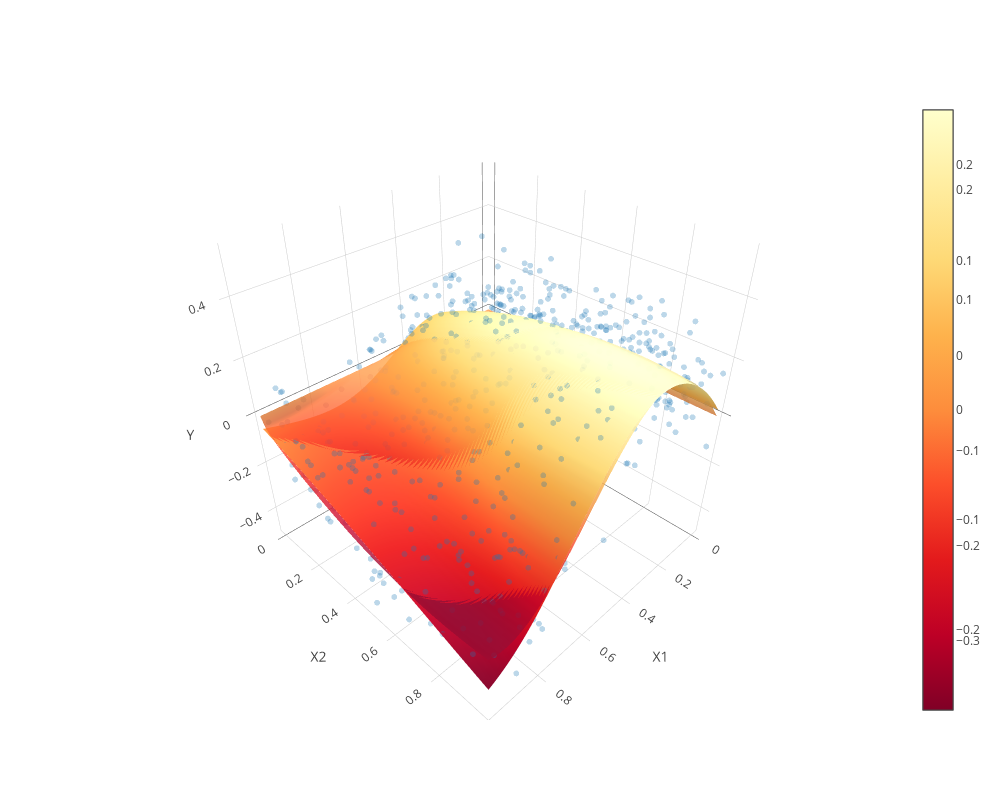

The notebook cell this image was saved under:
### Markdown cell above
The loss or error function typically used when using an MLP for regression is
our now familiar mean squared error loss function:

$$
{||y - \hat{y}||_2}^2
$$

where $ \hat{y} $ is the output of the neural network.

Here we fit a neural network to the same simulated data that we used
in the random forests section.

### Code cell
from sklearn import neural_network
nn = neural_network.MLPRegressor((6,), activation="logistic",
                                 verbose=True, solver="lbfgs",
                                 alpha=0.0).fit(Xsim,ysim)
fig=surface_scatter_plot(Xsim,ysim,lambda x: nn.predict([x]), show_f0=True)
py.iplot(fig)

### Figure 1 — Plotly figure (JSON) as saved in the notebook; plotly's stock layout.template omitted (floating-point values rounded to 4 significant figures; data arrays with more than 128 entries replaced by an {"elided": "..."} marker saying what was removed)
{"data": [{"marker": {"opacity": 0.3, "size": 2}, "mode": "markers", "type": "scatter3d", "uid": "19ef83f8-b3be-4200-a754-7437b24e3d91", "x": {"elided": "1000 float values"}, "y": {"elided": "1000 float values"}, "z": {"elided": "1000 float values"}}, {"colorscale": "YlOrRd", "opacity": 1, "type": "surface", "uid": "5058aed6-e522-4ea0-99d9-d6b1e5e5bb27", "x": [0, 0.02041, 0.04082, 0.06122, 0.08163, 0.102, 0.1224, 0.1429, 0.1633, 0.1837, 0.2041, 0.2245, 0.2449, 0.2653, 0.2857, 0.3061, 0.3265, 0.3469, 0.3673, 0.3878, 0.4082, 0.4286, 0.449, 0.4694, 0.4898, 0.5102, 0.5306, 0.551, 0.5714, 0.5918, 0.6122, 0.6327, 0.6531, 0.6735, 0.6939, 0.7143, 0.7347, 0.7551, 0.7755, 0.7959, 0.8163, 0.8367, 0.8571, 0.8776, 0.898, 0.9184, 0.9388, 0.9592, 0.9796, 1], "y": [0, 0.02041, 0.04082, 0.06122, 0.08163, 0.102, 0.1224, 0.1429, 0.1633, 0.1837, 0.2041, 0.2245, 0.2449, 0.2653, 0.2857, 0.3061, 0.3265, 0.3469, 0.3673, 0.3878, 0.4082, 0.4286, 0.449, 0.4694, 0.4898, 0.5102, 0.5306, 0.551, 0.5714, 0.5918, 0.6122, 0.6327, 0.6531, 0.6735, 0.6939, 0.7143, 0.7347, 0.7551, 0.7755, 0.7959, 0.8163, 0.8367, 0.8571, 0.8776, 0.898, 0.9184, 0.9388, 0.9592, 0.9796, 1], "z": {"elided": "50x50 float values"}}, {"colorscale": "YlOrRd", "opacity": 0.8, "type": "surface", "uid": "9c413c22-ac7d-4fb7-923f-796658a87cdd", "x": [0, 0.02041, 0.04082, 0.06122, 0.08163, 0.102, 0.1224, 0.1429, 0.1633, 0.1837, 0.2041, 0.2245, 0.2449, 0.2653, 0.2857, 0.3061, 0.3265, 0.3469, 0.3673, 0.3878, 0.4082, 0.4286, 0.449, 0.4694, 0.4898, 0.5102, 0.5306, 0.551, 0.5714, 0.5918, 0.6122, 0.6327, 0.6531, 0.6735, 0.6939, 0.7143, 0.7347, 0.7551, 0.7755, 0.7959, 0.8163, 0.8367, 0.8571, 0.8776, 0.898, 0.9184, 0.9388, 0.9592, 0.9796, 1], "y": [0, 0.02041, 0.04082, 0.06122, 0.08163, 0.102, 0.1224, 0.1429, 0.1633, 0.1837, 0.2041, 0.2245, 0.2449, 0.2653, 0.2857, 0.3061, 0.3265, 0.3469, 0.3673, 0.3878, 0.4082, 0.4286, 0.449, 0.4694, 0.4898, 0.5102, 0.5306, 0.551, 0.5714, 0.5918, 0.6122, 0.6327, 0.6531, 0.6735, 0.6939, 0.7143, 0.7347, 0.7551, 0.7755, 0.7959, 0.8163, 0.8367, 0.8571, 0.8776, 0.898, 0.9184, 0.9388, 0.9592, 0.9796, 1], "z": {"elided": "50x50 float values"}}], "layout": {"autosize": true, "height": 800, "scene": {"xaxis": {"title": {"text": "X1"}}, "yaxis": {"title": {"text": "X2"}}, "zaxis": {"title": {"text": "Y"}}}, "width": 1000}}
